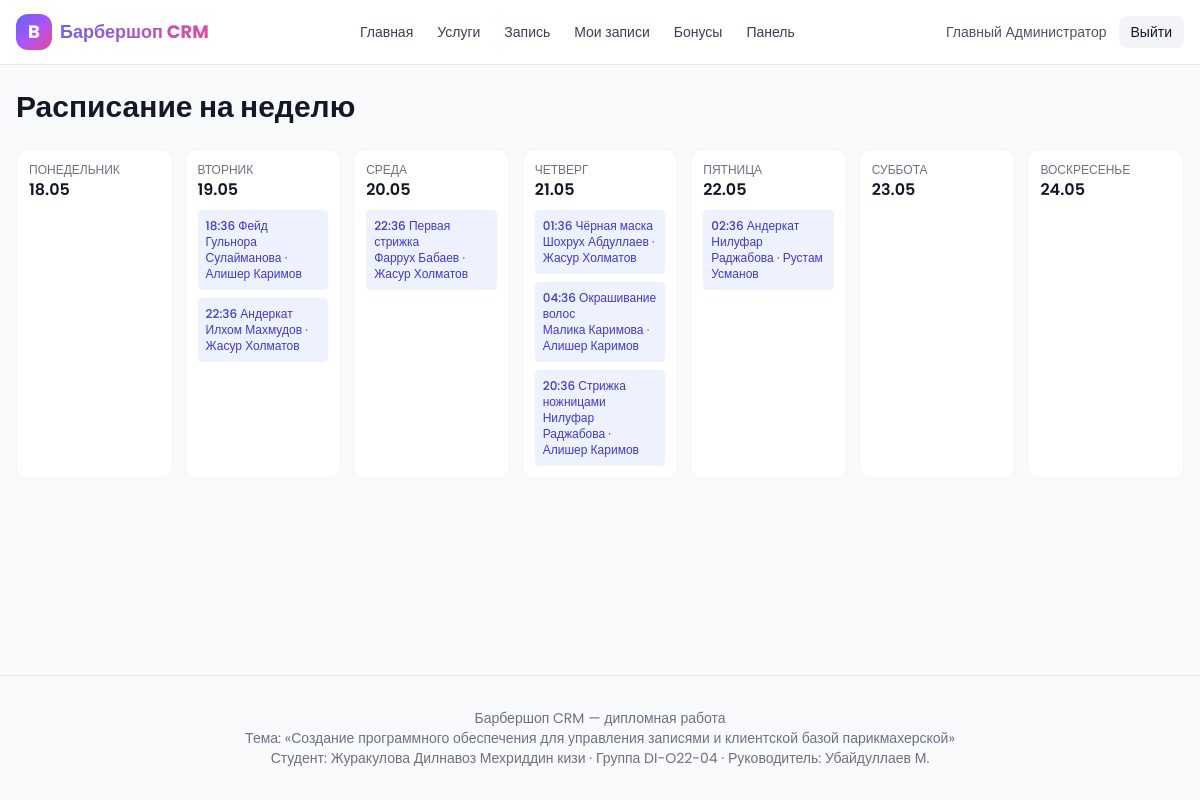
Page /dashboard/schedule/ (signed in) on the committed database.
### accounts/models.py (models this page shows, shortened)
class User(AbstractUser):
    ROLE_CHOICES = [
        ('client', 'Клиент'),
        ('barber', 'Мастер'),
        ('admin', 'Администратор'),
    ]
    phone = models.CharField('Телефон', max_length=20, unique=True)
    role = models.CharField('Роль', max_length=20, choices=ROLE_CHOICES, default='client')
    avatar = models.ImageField('Аватар', upload_to='avatars/', null=True, blank=True)
    class Meta:
        verbose_name = 'Пользователь'
        verbose_name_plural = 'Пользователи'
    @property
    def is_staff_role(self):
        return self.role in ('barber', 'admin') or self.is_superuser

### bookings/models.py (models this page shows, shortened)
class Appointment(models.Model):
    STATUS_CHOICES = [
        ('pending', 'Ожидает'),
        ('confirmed', 'Подтверждена'),
        ('in_progress', 'Выполняется'),
        ('completed', 'Завершена'),
        ('cancelled', 'Отменена'),
        ('no_show', 'Не явился'),
    ]
    STATUS_BADGE = {
        'pending': 'bg-amber-100 text-amber-700',
        'confirmed': 'bg-indigo-100 text-indigo-700',
        'in_progress': 'bg-violet-100 text-violet-700',
        'completed': 'bg-emerald-100 text-emerald-700',
        'cancelled': 'bg-rose-100 text-rose-700',
        'no_show': 'bg-slate-200 text-slate-700',
    }
    client = models.ForeignKey('clients.Client', on_delete=models.CASCADE, related_name='appointments', verbose_name='Клиент')
    barber = models.ForeignKey('staff.Barber', on_delete=models.PROTECT, related_name='appointments', verbose_name='Мастер')
    service = models.ForeignKey('services.Service', on_delete=models.PROTECT, related_name='appointments', verbose_name='Услуга')
    start_at = models.DateTimeField('Начало')
    duration_minutes = models.PositiveIntegerField('Длительность (мин)', default=30)
    status = models.CharField('Статус', max_length=20, choices=STATUS_CHOICES, default='pending')
    notes = models.TextField('Заметки', blank=True)
    created_at = models.DateTimeField('Создано', auto_now_add=True)
    updated_at = models.DateTimeField('Обновлено', auto_now=True)
    class Meta:
        verbose_name = 'Запись'
        verbose_name_plural = 'Записи'
        ordering = ['-start_at']

### services/models.py (models this page shows, shortened)
class Service(models.Model):
    category = models.ForeignKey(ServiceCategory, on_delete=models.CASCADE, related_name='services', verbose_name='Категория')
    name = models.CharField('Название', max_length=120)
    description = models.TextField('Описание', blank=True)
    duration_minutes = models.PositiveIntegerField('Длительность (мин)', default=30)
    price = models.DecimalField('Цена', max_digits=10, decimal_places=2, default=0)
    image_url = models.URLField('Изображение (URL)', blank=True)
    is_active = models.BooleanField('Активна', default=True)
    class Meta:
        verbose_name = 'Услуга'
        verbose_name_plural = 'Услуги'
        ordering = ['category__name', 'name']

### clients/models.py (models this page shows, shortened)
class Client(models.Model):
    user = models.OneToOneField(settings.AUTH_USER_MODEL, on_delete=models.CASCADE, related_name='client_profile', verbose_name='Пользователь')
    birthday = models.DateField('День рождения', null=True, blank=True)
    preferred_barber = models.ForeignKey('staff.Barber', on_delete=models.SET_NULL, null=True, blank=True, related_name='regulars', verbose_name='Любимый мастер')
    notes = models.TextField('Заметки', blank=True)
    created_at = models.DateTimeField('Создан', auto_now_add=True)
    class Meta:
        verbose_name = 'Клиент'
        verbose_name_plural = 'Клиенты'
        ordering = ['-created_at']
    @property
    def full_name(self):
        return self.user.get_full_name() or self.user.username

### staff/models.py (models this page shows, shortened)
class Barber(models.Model):
    user = models.OneToOneField(settings.AUTH_USER_MODEL, on_delete=models.CASCADE, related_name='barber_profile', verbose_name='Пользователь')
    specialization = models.CharField('Специализация', max_length=120, blank=True)
    experience_years = models.PositiveIntegerField('Опыт (лет)', default=1)
    rating = models.DecimalField('Рейтинг', max_digits=4, decimal_places=2, default=5.0)
    bio = models.TextField('О мастере', blank=True)
    is_active = models.BooleanField('Активен', default=True)
    class Meta:
        verbose_name = 'Мастер'
        verbose_name_plural = 'Мастера'
        ordering = ['-rating']
    @property
    def full_name(self):
        return self.user.get_full_name() or self.user.username

### staff/views.py (the view)
# urls.py: path('schedule/', staff_views.schedule, name='schedule'),
@login_required
@user_passes_test(_is_staff)
def schedule(request):
    today = timezone.localdate()
    week_start = today - timedelta(days=today.weekday())
    days = [week_start + timedelta(days=i) for i in range(7)]
    appts = Appointment.objects.filter(
        start_at__date__gte=days[0],
        start_at__date__lte=days[-1],
    ).select_related('client__user', 'barber__user', 'service').order_by('start_at')
    grid = {d: [] for d in days}
    for a in appts:
        d = timezone.localtime(a.start_at).date()
        if d in grid:
            grid[d].append(a)
    return render(request, 'dashboard/schedule.html', {
        'days': days,
        'grid': grid,
        'barbers': Barber.objects.filter(is_active=True).select_related('user'),
    })

### core/context_processors.py (called while the page is built)
def bmi_meta(request):
    return {
        'BMI_TOPIC': 'Создание программного обеспечения для управления записями и клиентской базой парикмахерской',
        'BMI_STUDENT': 'Журакулова Дилнавоз Мехриддин кизи',
        'BMI_GROUP': 'DI-O22-04',
        'BMI_SUPERVISOR': 'Убайдуллаев М.',
        'BRAND_NAME': 'Барбершоп CRM',
    }

### core/templatetags/dict_extras.py (called while the page is built)
@register.filter
def get_item(d, key):
    if hasattr(d, 'get'):
        return d.get(key, [])
    return []

### staff/views.py (called while the page is built)
def _is_staff(user):
    return user.is_authenticated and getattr(user, 'is_staff_role', False)

### templates/dashboard/schedule.html (shortened to what this page needs)
{% extends 'base.html' %}
{% load dict_extras %}
{% block content %}
<h1 class="text-3xl font-bold mb-6">Расписание на неделю</h1>
<div class="grid grid-cols-1 md:grid-cols-7 gap-3">
  {% for d in days %}
    <div class="bg-white rounded-xl p-3 border border-gray-100 min-h-[200px]">
      <div class="text-xs text-gray-500 uppercase">{{ d|date:'l' }}</div>
      <div class="font-semibold mb-2">{{ d|date:'d.m' }}</div>
      <div class="space-y-2">
        {% for a in grid|get_item:d %}
          <div class="text-xs bg-indigo-50 text-indigo-700 rounded p-2">
            <div class="font-medium">{{ a.start_at|date:'H:i' }} {{ a.service.name }}</div>
            <div>{{ a.client.full_name }} · {{ a.barber.full_name }}</div>
          </div>
        {% endfor %}
      </div>
    </div>
  {% endfor %}
</div>
{% endblock %}

### templates/base.html (shortened to what this page needs)
{% load static %}
<!DOCTYPE html>
<html lang="ru">
<head>
  <script src="https://cdn.tailwindcss.com"></script>
</head>
<body class="bg-gray-50 text-gray-900 min-h-screen flex flex-col">
  <header class="bg-white border-b border-gray-200 sticky top-0 z-40">
    <div class="max-w-7xl mx-auto px-4 h-16 flex items-center justify-between">
      <a href="{% url 'core:landing' %}" class="flex items-center gap-2 font-bold text-lg">
        <span class="w-9 h-9 rounded-xl brand-gradient flex items-center justify-center text-white">B</span>
        <span class="brand-text">Барбершоп CRM</span>
      </a>
      <nav class="hidden md:flex items-center gap-6 text-sm font-medium text-gray-700">
        <a href="{% url 'core:landing' %}" class="hover:text-indigo-600">Главная</a>
        <a href="{% url 'services:list' %}" class="hover:text-indigo-600">Услуги</a>
        <a href="{% url 'bookings:calendar' %}" class="hover:text-indigo-600">Запись</a>
        {% if user.is_authenticated %}
          <a href="{% url 'clients:me' %}" class="hover:text-indigo-600">Мои записи</a>
          <a href="{% url 'clients:loyalty' %}" class="hover:text-indigo-600">Бонусы</a>
          {% if user.is_staff_role %}
            <a href="{% url 'core:dashboard' %}" class="hover:text-indigo-600">Панель</a>
          {% endif %}
        {% endif %}
      </nav>
      <div class="flex items-center gap-3">
        {% if user.is_authenticated %}
          <span class="hidden sm:inline text-sm text-gray-600">{{ user.get_full_name|default:user.username }}</span>
          <form method="post" action="{% url 'accounts:logout' %}">{% csrf_token %}
            <button class="px-3 py-1.5 text-sm rounded-lg bg-gray-100 hover:bg-gray-200">Выйти</button>
          </form>
        {% else %}
          <a href="{% url 'accounts:login' %}" class="px-3 py-1.5 text-sm rounded-lg bg-gray-100 hover:bg-gray-200">Войти</a>
          <a href="{% url 'accounts:register' %}" class="px-3 py-1.5 text-sm rounded-lg brand-gradient text-white">Регистрация</a>
        {% endif %}
      </div>
    </div>
  </header>
  <main class="flex-1 max-w-7xl mx-auto px-4 w-full py-6 pb-24 md:pb-6">
    {% block content %}{% endblock %}
  </main>
  {% include 'components/footer.html' %}
</body>
</html>

### templates/base.html (style rules this page uses)
html, body { font-family: 'Poppins', sans-serif; }
.brand-gradient { background: linear-gradient(135deg, #6366f1 0%, #a855f7 50%, #ec4899 100%); }
.brand-text { background: linear-gradient(135deg, #6366f1, #ec4899); -webkit-background-clip: text; background-clip: text; color: transparent; }

### rows in the picture
User: get_full_name "Главный Администратор"
Appointment: start_at "18:36", service.name "Фейд", client.full_name "Гульнора Сулайманова", barber.full_name "Алишер Каримов"
Appointment: start_at "22:36", service.name "Андеркат", client.full_name "Илхом Махмудов", barber.full_name "Жасур Холматов"
Appointment: start_at "22:36", service.name "Первая стрижка", client.full_name "Фаррух Бабаев", barber.full_name "Жасур Холматов"
Appointment: start_at "01:36", service.name "Чёрная маска", client.full_name "Шохрух Абдуллаев", barber.full_name "Жасур Холматов"
Appointment: start_at "04:36", service.name "Окрашивание волос", client.full_name "Малика Каримова", barber.full_name "Алишер Каримов"
Appointment: start_at "20:36", service.name "Стрижка ножницами", client.full_name "Нилуфар Раджабова", barber.full_name "Алишер Каримов"
Appointment: start_at "02:36", service.name "Андеркат", client.full_name "Нилуфар Раджабова", barber.full_name "Рустам Усманов"

### other values in the picture
{{ d|date:'l' }} "ПОНЕДЕЛЬНИК" "ВТОРНИК" "СРЕДА" "ЧЕТВЕРГ" "ПЯТНИЦА" "СУББОТА" "ВОСКРЕСЕНЬЕ"
{{ d|date:'d.m' }} "18.05" "19.05" "20.05" "21.05" "22.05" "23.05" "24.05"
